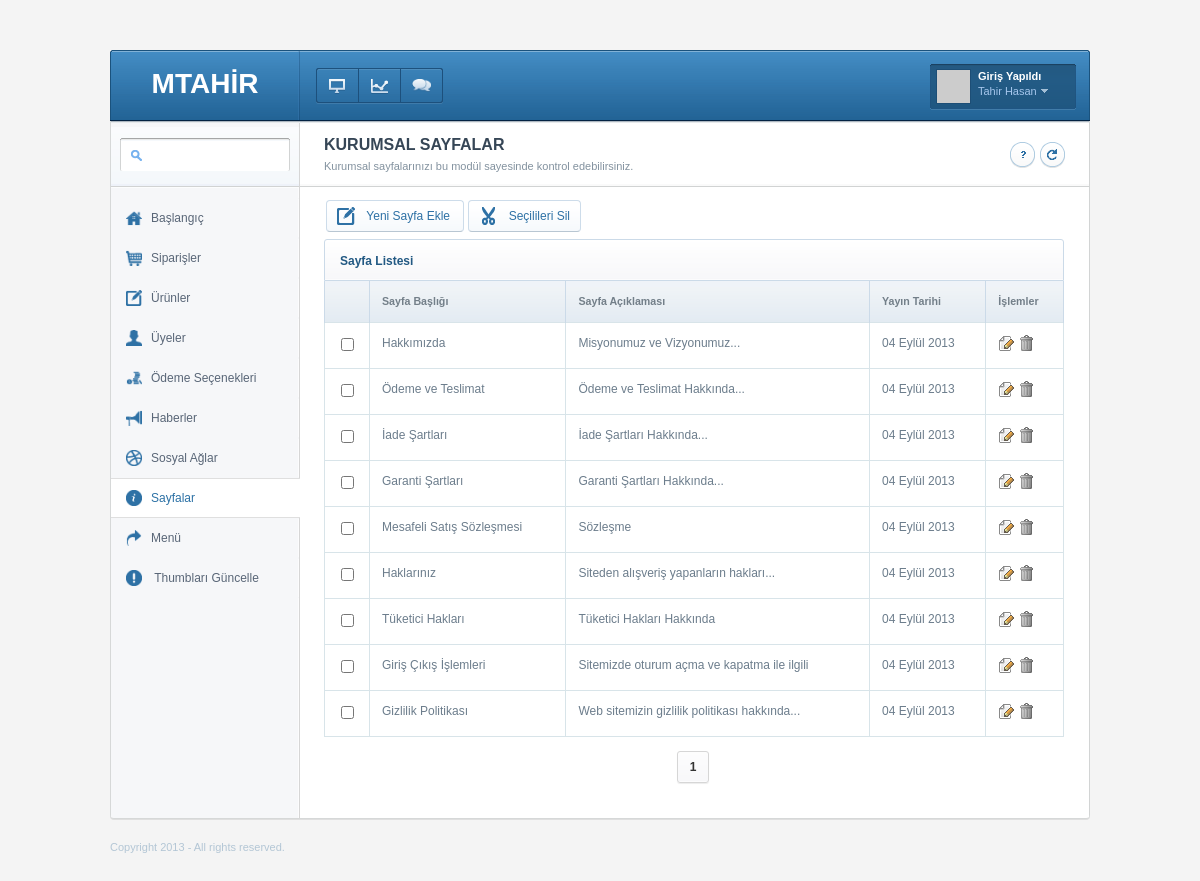
Screenshot of /Limon-V3/admin/index.php?module=about/list (signed in) with the database file from the repository.
### tables this page shows
CREATE TABLE IF NOT EXISTS `about` (
  `id` int(11) NOT NULL auto_increment,
  `title` varchar(200) default NULL,
  `description` varchar(300) default NULL,
  `content` text,
  `image` varchar(250) default NULL,
  `thumb` varchar(250) default '0',
  `date` date default '0000-00-00',
  PRIMARY KEY  (`id`)
);

### Limon-V3/admin/class/class.admin.php (called while the page is built, shortened)
<?php
class mth {
	function sqlInjectionSecurity(){
		$inj = array ('select', 'insert', 'update', 'drop table', 'union', 'null', 'SELECT', 'INSERT', 'DELETE', 'UPDATE', 'DROP TABLE', 'UNION', 'NULL','order by','order  by');
		for ($i = 0; $i < sizeof ($_GET); ++$i){
			for ($j = 0; $j < sizeof ($inj); ++$j){
				foreach($_GET as $gets){
					$gets = strtolower($gets);
				}
			}
		}
	}
	function trDate($date){
		if($date!='0000-00-00'){
			$ex = explode('-',$date);
			$ay = array (
				"01" => "Ocak",
				"02" => "Şubat",
				"03" => "Mart",
				"04" => "Nisan",
				"05" => "Mayıs",
				"06" => "Haziran",
				"07" => "Temmuz",
				"08" => "Ağustos",
				"09" => "Eylül",
				"10" => "Ekim",
				"11" => "Kasım",
				"12" => "Aralık"
			);
			$newDate = $ex[2]." ".$ay[$ex[1]]." ".$ex[0];
			return $newDate;
		}
	}
	function query($query){
		return mysql_query($query);
	}
	function rows($query){
		return mysql_num_rows($query);
	}
	function obj($query){
		return mysql_fetch_object($query);
	}
	function in($table,$columns,$cond,$queryWrite=0){
		$query = "SELECT $columns FROM $table $cond";
		$sql = $this->query($query);
		if($this->rows($sql)!=0){
			return $this->obj($sql);
		}
	}
}
?>

### Limon-V3/admin/modules/about/list.php (the view, shortened to what this page needs)
<?php
$totals = $mth->in(module_table,'*',$cond); $total = $mth->inRows;
$pager->pager_set(module_link.'/list&no=',$total,10,20,$_GET["no"],'class="active"','Önceki','Sonraki','','','');
?>
<div class="page-title">
	<div class="in">
		<div class="titlebar">
			<h2><?=module_title?></h2>
			<p><?=module_description?></p>
		</div>
		<div class="shortcuts-icons">
			<a class="shortcut tips" onclick="javascript:location.reload();" title="Sayfayı Yenile">
				<img src="img/icons/shortcut/refresh.png" width="25" height="25" alt="icon" />
			</a>
			<a class="shortcut tips" href="#" title="<?=module_big_description?>">
				<img src="img/icons/shortcut/question.png" width="25" height="25" alt="icon" />
			</a>
		</div>
	</div>
</div>
<div class="content">
	<div class="simplebox grid740">
		<div style="height: 32px;">
			<div class="buttons float-left">
				<a class="icon-button" href="<?=module_link?>/add">
					<img width="18" height="18" alt="icon" src="img/icons/button/create.png" />
					<span>Yeni <?=module_keyword?> Ekle</span>
				</a>
				<a class="icon-button submit" id="list" href="#">
					<img width="18" height="18" alt="icon" src="img/icons/button/cut.png" />
					<span>Seçilileri Sil</span>
				</a>
			</div>
		</div>
		<div class="titleh">
            <h3><?=module_keyword?> Listesi</h3>
		</div>
		<form action="" name="list" id="list" method="post">
        <table class="tablesorter list">
            <thead>
                <tr>
                    <th width="2%"></th>
                    <th>Sayfa Başlığı</th>
                    <th>Sayfa Açıklaması</th>
                    <th>Yayın Tarihi</th>
                    <th>İşlemler</th>
                </tr>
            </thead>
            <tbody>
			<?php
			$query = mysql_query("SELECT * FROM ".module_table." ORDER BY id DESC LIMIT ".$pager->start.", ".$pager->per_page."");
			while($list = mysql_fetch_assoc($query)){
			?>
                <tr id="data<?=$list["id"]?>">
                    <td><input id="data<?=$list["id"]?>" type="checkbox" name="delete[]" value="<?=$list["id"]?>" /></td>
                    <td><?=$list["title"]?></td>
                    <td><?=$list["description"]?></td>
                    <td><?=$mth->trDate($list["date"]);?></td>
                    <td>
						<a class="tips" title="Kaydı Düzenle" href="<?=module_link?>/edit&id=<?=$list["id"]?>">
							<img src="img/icons/sidemenu/file_edit.png" alt="" />
						</a>
						<a class="tips" title="Kaydı Sil" href="<?=module_link?>/list&deleteID=<?=$list["id"]?>">
							<img src="img/icons/sidemenu/trash.png" alt="" />
						</a>
					</td>
                </tr>
			<?php } ?>
            </tbody>
        </table>
		</form>
	</div>
	<ul class="pagination">
		<?php
		echo $pager->page_links;
		?>
	</ul>
</div>

### Limon-V3/admin/index.php (shortened to what this page needs)
<?php
include("class/class.admin.php"); $mth = new mth; @$mth->loginControl($_SESSION);
include("class/class.pager.php"); $pager = new pager;
$online = $mth->in('admins','*',"WHERE user='".$_SESSION["admin_user"]."' AND password='".$_SESSION["admin_password"]."'");
?>
<!DOCTYPE html PUBLIC "-//W3C//DTD XHTML 1.0 Transitional//EN" "http://www.w3.org/TR/xhtml1/DTD/xhtml1-transitional.dtd">
<html xmlns="http://www.w3.org/1999/xhtml">
<head>
    <link rel="stylesheet" type="text/css" href="style/reset.css" />
    <link rel="stylesheet" type="text/css" href="style/root.css" />
    <link rel="stylesheet" type="text/css" href="style/grid.css" />
    <link rel="stylesheet" type="text/css" href="style/typography.css" />
    <link rel="stylesheet" type="text/css" href="style/jquery-ui.css" />
    <link rel="stylesheet" type="text/css" href="style/jquery-plugin-base.css" />
</head>
<body>
<div class="wrapper">
	<div id="header">
		<div class="logo">
			<a href="index.php">
				<h2 style="color: #FFF; font-size: 28px;"><?=admin_title?></h2>
			</a>
		</div>
		<div id="notifications">
			<a href="index.php?module=standart/general" class="qbutton-left <? if($module=="standart/general") echo 'active'; ?>">
				<img src="img/icons/header/dashboard.png" width="16" height="15" alt="Başlangıç" />
			</a>
			<a href="?module=standart/dm" class="qbutton-normal tips <? if($module=="standart/dm") echo 'active'; ?>" title="Dosya Merkezi">
				<img src="img/icons/header/graph.png" alt="Dosya Markezi" />
			</a>
			<a href="?module=standart/messages" class="qbutton-right <? if($module=="standart/messages") echo 'active'; ?>">
				<img src="img/icons/header/support.png" width="19" height="13" alt="Teknik Destek" />
			</a>
		</div>
		<div id="profilebox">
			<a href="#" class="display">
				<img src="http://www.gravatar.com/avatar/<?=md5($online->email)?>" width="33" height="33" alt="profile"/>
				<b>Giriş Yapıldı</b>
				<span><?=$online->name_surname?></span>
			</a>
		</div>
	</div>
    <div id="main">
        <div id="sidebar">
			<div id="searchbox">
				<div class="in">
					<form method="post" action="">
						<input name="search" type="text" class="input" id="textfield" onfocus="$(this).attr('class','input-hover')" onblur="$(this).attr('class','input')"  />
					</form>
				</div>
			</div>
            <div id="sidemenu">
            	<?php include("menu.php"); ?>
            </div>
        </div>
        <div id="page">
			<?php
			$getModule = $_GET["module"];
			if($getModule=="") $module = "modules/main/main.php"; else $module = "modules/".$getModule.".php";
			@include($module);
			?>
		</div>
    </div>
    <div id="footer">
    	<div class="left-column">Copyright 2013 - All rights reserved.</div>
    </div>
</div>
</body>
</html>

### Limon-V3/admin/menu.php (shortened to what this page needs)
<?php
$module = $_GET["module"];
?>
<ul>
	<li <? if($module=="" || $module=="main/main") echo 'class="active"'; ?>>
		<a href="index.php">
			<img src="img/icons/button/home.png" width="16" height="16" alt="icon"/>Başlangıç
		</a>
	</li>
	<li <? if(substr($module,0,7)=="orders/") echo 'class="active"'; ?>>
		<a href="index.php?module=orders/list">
			<img src="img/icons/button/shopping-cart2.png" width="16" height="16" alt="icon"/>Siparişler
		</a>
	</li>
	<li <? if(substr($module,0,9)=="products/" || $_GET["top"]=='products') echo 'class="active"'; ?>>
		<a href="index.php?module=products/list">
			<img src="img/icons/button/create.png" width="16" height="16" alt="icon"/>Ürünler
		</a>
	</li>
	<li <? if(substr($module,0,6)=="users/") echo 'class="active"'; ?>>
		<a href="index.php?module=users/list">
			<img src="img/icons/button/user.png" width="16" height="16" alt="icon"/>Üyeler
		</a>
	</li>
	<li <? if(substr($module,0,15)=="checkout_types/") echo 'class="active"'; ?>>
		<a href="index.php?module=checkout_types/list">
			<img src="img/icons/button/money.png" width="16" height="16" alt="icon"/>Ödeme Seçenekleri
		</a>
	</li>
	<li <? if(substr($module,0,5)=="news/") echo 'class="active"'; ?>>
		<a href="index.php?module=news/list">
			<img src="img/icons/button/megaphone.png" width="16" height="16" alt="icon"/>Haberler
		</a>
	</li>
	<li <? if(substr($module,0,16)=="social_networks/") echo 'class="active"'; ?>>
		<a href="index.php?module=social_networks/list">
			<img src="img/icons/button/dribble.png" width="16" height="16" alt="icon"/>Sosyal Ağlar
		</a>
	</li>
	<li <? if(substr($module,0,6)=="about/") echo 'class="active"'; ?>>
		<a href="index.php?module=about/list">
			<img src="img/icons/button/info.png" width="16" height="16" alt="icon"/>Sayfalar
		</a>
	</li>
	<li <? if(substr($module,0,5)=="menu/") echo 'class="active"'; ?>>
		<a href="index.php?module=menu/list">
			<img src="img/icons/button/arrow-right.png" width="16" height="16" alt="icon"/>Menü
		</a>
	</li>
	<li <? if($module=="standart/thumbs") echo 'class="active"'; ?>>
		<a href="index.php?module=standart/thumbs">
			<img src="img/icons/button/alert.png" width="16" height="16" alt="icon" /> Thumbları Güncelle
		</a>
	</li>
</ul>

### Limon-V3/admin/class/class.pager.php (shortened to what this page needs)
<?PHP
class pager {
    var $total_records = NULL;
    var $scroll_page = NULL;
    var $per_page = NULL;
    var $total_pages = NULL;
    var $current_page = NULL;
    var $page_links = NULL;
    function total_pages($pager_url, $total_records, $scroll_page, $per_page, $current_page){
        $this->url = $pager_url;
        $this->total_records = $total_records;
        $this->scroll_page = $scroll_page;
        $this->per_page = $per_page;
        if(!is_numeric($current_page)){
            $this->current_page = 1;
        }else{
            $this->current_page = $current_page;
        }
        if($this->current_page == 1) $this->start = 0; else $this->start =($this->current_page - 1) * $this->per_page;
        $this->total_pages = ceil($this->total_records / $this->per_page);
    }
    function page_links($inactive_page_tag, $pager_url_last){
        if($this->total_pages <= $this->scroll_page){
            if($this->total_records <= $this->per_page){
                $loop_start = 1;
                $loop_finish = $this->total_pages;
            }else{
                $loop_start = 1;
                $loop_finish = $this->total_pages;
            }
        }
        for($i = $loop_start; $i <= $loop_finish; $i++){
            if($i == $this->current_page){
                $this->page_links .= '<li><a href="#" style="color: #333" '.$inactive_page_tag.'>'.$i.'</a></li>';
            }else{
                $this->page_links .= '<li><a href="'.$this->url.$i.$pager_url_last.'">'.$i.'</a></li>';
            }
        }
    }
    function pager_set($pager_url, $total_records, $scroll_page, $per_page, $current_page, $inactive_page_tag, $previous_page_text, $next_page_text, $first_page_text, $last_page_text, $pager_url_last){
        $this->page_links($inactive_page_tag, $pager_url_last);
    }
}
?>

### Limon-V3/admin/style/grid.css (style rules this page uses)
.grid740 { width:740px; padding-bottom:20px; }

### Limon-V3/admin/style/typography.css (style rules this page uses)
.float-left { float:left; }

### Limon-V3/admin/style/tableshorter-theme.css (style rules this page uses)
table.tablesorter { font-family:arial;background-color: #CDCDCD;margin:0px 0pt 0px;font-size: 12px;width: 100%;text-align: left; }
table.tablesorter thead tr th, table.tablesorter tfoot tr th { background:#EFF3F8 url(../img/tableshorter/titlebg.png) repeat-x bottom;border: 1px solid #CBDAE8; border-top:none; border-bottom:none; font-size: 8pt;padding: 12px; }
table.tablesorter tbody td { color: #3D3D3D;padding: 12px;background-color: #FFF;vertical-align: top;border:1px solid #D8E4E9; color:#6C7D8C; }

### rows the page displays
about: title "Hakkımızda", description "Misyonumuz ve Vizyonumuz...", date "04 Eylül 2013"
about: title "Ödeme ve Teslimat", description "Ödeme ve Teslimat Hakkında...", date "04 Eylül 2013"
about: title "İade Şartları", description "İade Şartları Hakkında...", date "04 Eylül 2013"
about: title "Garanti Şartları", description "Garanti Şartları Hakkında...", date "04 Eylül 2013"
about: title "Mesafeli Satış Sözleşmesi", description "Sözleşme", date "04 Eylül 2013"
about: title "Haklarınız", description "Siteden alışveriş yapanların hakları...", date "04 Eylül 2013"
about: title "Tüketici Hakları", description "Tüketici Hakları Hakkında", date "04 Eylül 2013"
about: title "Giriş Çıkış İşlemleri", description "Sitemizde oturum açma ve kapatma ile ilgili", date "04 Eylül 2013"
about: title "Gizlilik Politikası", description "Web sitemizin gizlilik politikası hakkında...", date "04 Eylül 2013"

### other values shown
admin_title "MTAHİR"
$online->name_surname "Tahir Hasan"
module_title "KURUMSAL SAYFALAR"
module_description "Kurumsal sayfalarınızı bu modül sayesinde kontrol edebilirsiniz."
module_keyword "Sayfa"
